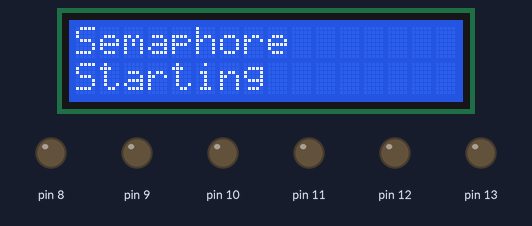
The sketch below on a simulated Arduino Uno, built with avr-gcc and run on an emulated ATmega328P. On the bench: 16×2 character LCD, output pins drawn as LEDs (lit = HIGH).

Above: at 0.1 s.
At 2.1 s:
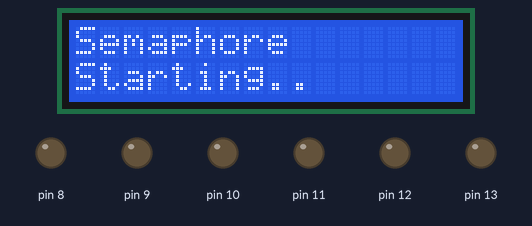
At 4.2 s:
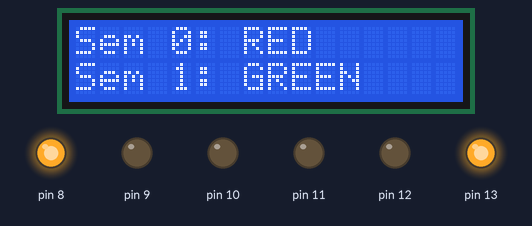
At 9.2 s:
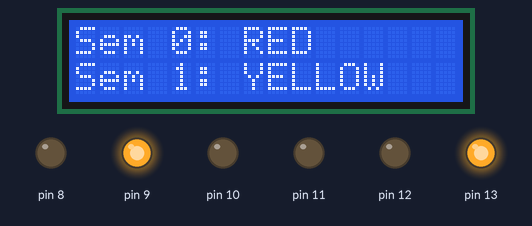
At 11.2 s:
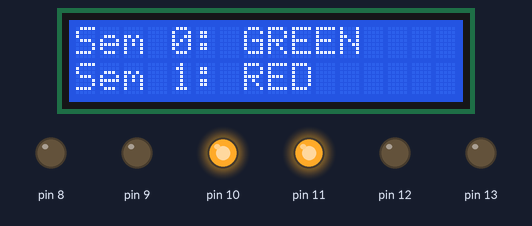
At 16.2 s:
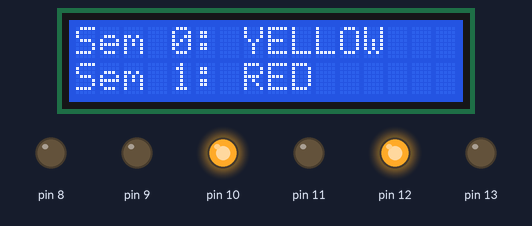
Timing chart, 0 to 40.0 s (numbered marks = the images above):
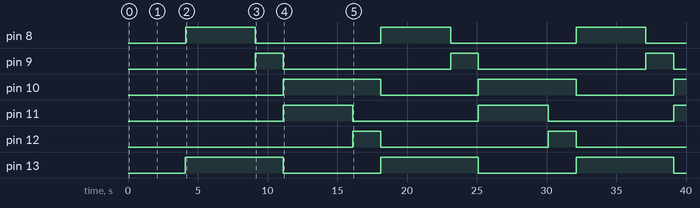

The sketch:

Semaphore-3.ino
```cpp
#include <LiquidCrystal.h>

#define SECOND 1000

LiquidCrystal lcd(2,3,4,5,6,7);

class Semaphore
{
  private:
    int RedPin, GreenPin, YellowPin , State, Id;
    unsigned long LastTime;

    void UpdateLights()
    {
      digitalWrite(RedPin, State == 0 ? HIGH : LOW);
      digitalWrite(GreenPin, State == 1 ? HIGH : LOW);
      digitalWrite(YellowPin, State == 2 ? HIGH : LOW);
      Print();
    }

    void Print()
    {
      char buffer[16];

      switch (State) {
        case 0:
          sprintf(buffer, "Sem %d: RED   ", Id);
          break;
        case 1:
          sprintf(buffer, "Sem %d: GREEN ", Id);
          break;
        case 2:
          sprintf(buffer, "Sem %d: YELLOW", Id);
          break;
        default:
          sprintf(buffer, "Sem %d: ERROR ", Id);
          break;
      }

      if(Id == 0) lcd.setCursor(0, 0);
      else lcd.setCursor(0, 1);

      Serial.println(buffer);
      lcd.print(buffer);
    }

  public:
    Semaphore(int id, int redPin, int yellowPin, int greenPin, int initialState)
    {
      Id = id;
      RedPin = redPin;
      YellowPin = yellowPin;
      GreenPin = greenPin;
      State = initialState;
      LastTime = millis();

      pinMode(RedPin, OUTPUT);
      pinMode(YellowPin, OUTPUT);
      pinMode(GreenPin, OUTPUT);

      UpdateLights();
    }

    void UpdateState()
    {
      unsigned long currentTime = millis();

      if(
          (State == 0 && currentTime - LastTime >= 7*SECOND) ||
          (State == 1 && currentTime - LastTime >= 5*SECOND) ||
          (State == 2 && currentTime - LastTime >= 2*SECOND)
        )
      {
        State = (State + 1) % 3;
        LastTime = currentTime;
        UpdateLights();
      }
    }
};

void StartingLCD()
{
  lcd.begin(16, 2);

  lcd.setCursor(0, 0);
  lcd.print("Semaphore");

  lcd.setCursor(0, 1);
  lcd.print("Starting");
  delay(0.25*SECOND);

  for(int i = 0; i < 5; i++)
  {
    lcd.setCursor(0, 0);
    lcd.print("Semaphore");
    lcd.setCursor(0, 1);
    lcd.print("Starting.  ");
    delay(0.25*SECOND);

    lcd.setCursor(0, 0);
    lcd.print("Semaphore");
    lcd.setCursor(0, 1);
    lcd.print("Starting.. ");
    delay(0.25*SECOND);

    lcd.setCursor(0, 0);
    lcd.print("Semaphore");
    lcd.setCursor(0, 1);
    lcd.print("Starting...");
    delay(0.25*SECOND);

    lcd.clear();
  }

  lcd.clear();
}

Semaphore* Semaphores[2];

void setup()
{
  StartingLCD();

  Semaphores[0] = new Semaphore(0, 13, 12, 11, 0);
  Semaphores[1] = new Semaphore(1, 10, 9, 8, 1);
}

void loop()
{
  Semaphores[0]->UpdateState();
  Semaphores[1]->UpdateState();
}
```

Measured:
- by itself, pin 8, pin 11: alternates HIGH for 5.0 s and LOW for 9.0 s
- by itself, pin 9, pin 12: alternates HIGH for 2.0 s and LOW for 12.0 s
- by itself, pin 10, pin 13: alternates HIGH for 7.0 s and LOW for 7.0 s
- what the display in image 2 shows lasts 5.0 s, from 4.1 s to 9.1 s
- what the display in image 3 shows lasts 2.0 s, from 9.1 s to 11.1 s
